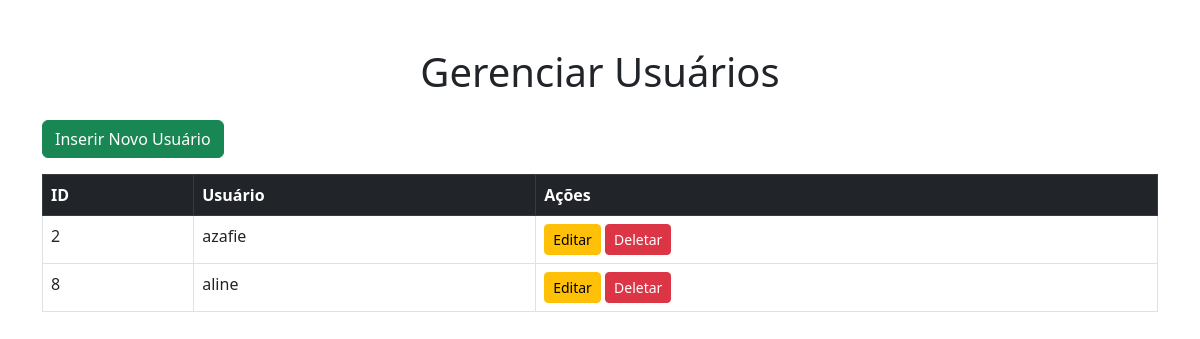
Screenshot of /admin/admin/listar_usuarios.php (signed in) with the database file from the repository.
### tables this page shows
CREATE TABLE `usuarios` (
  `id` int(11) NOT NULL,
  `usuario` varchar(50) NOT NULL,
  `senha` varchar(255) NOT NULL
);

### admin/admin/listar_usuarios.php (the view, shortened to what this page needs)
<?php
include 'conexao.php';
$sql = "SELECT * FROM usuarios";
$resultado = $conexao->query($sql);
?>
<!DOCTYPE html>
<html lang="pt-br">
<head>
    <link href="https://cdn.jsdelivr.net/npm/bootstrap@5.3.0-alpha3/dist/css/bootstrap.min.css" rel="stylesheet">
</head>
<body>
<div class="container mt-5">
    <h1 class="text-center mb-4">Gerenciar Usuários</h1>
    <a href="inserir_usuario.php" class="btn btn-success mb-3">Inserir Novo Usuário</a>
    <table class="table table-bordered">
        <thead class="table-dark">
        <tr>
            <th>ID</th>
            <th>Usuário</th>
            <th>Ações</th>
        </tr>
        </thead>
        <tbody>
        <?php if ($resultado->num_rows > 0): ?>
            <?php while ($usuario = $resultado->fetch_assoc()): ?>
                <tr>
                    <td><?php echo $usuario['id']; ?></td>
                    <td><?php echo $usuario['usuario']; ?></td>
                    <td>
                        <a href="editar_usuario.php?id=<?php echo $usuario['id']; ?>" class="btn btn-warning btn-sm">Editar</a>
                        <a href="listar_usuarios.php?delete=<?php echo $usuario['id']; ?>"
                           class="btn btn-danger btn-sm"
                           onclick="return confirm('Tem certeza que deseja excluir este usuário?')">Deletar</a>
                    </td>
                </tr>
            <?php endwhile; ?>
        <?php else: ?>
            <tr>
                <td colspan="3" class="text-center">Nenhum usuário encontrado.</td>
            </tr>
        <?php endif; ?>
        </tbody>
    </table>
</div>
</body>
</html>

### rows the page displays
usuarios: id "2", usuario "azafie"
usuarios: id "8", usuario "aline"
